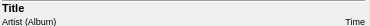
<?xml version="1.0" encoding="UTF-8"?>
<ui version="4.0">
 <class>PlaylistEntry</class>
 <widget class="QFrame" name="PlaylistEntry">
  <property name="geometry">
   <rect>
    <x>0</x>
    <y>0</y>
    <width>370</width>
    <height>26</height>
   </rect>
  </property>
  <property name="sizePolicy">
   <sizepolicy hsizetype="Preferred" vsizetype="Preferred">
    <horstretch>0</horstretch>
    <verstretch>0</verstretch>
   </sizepolicy>
  </property>
  <property name="minimumSize">
   <size>
    <width>0</width>
    <height>0</height>
   </size>
  </property>
  <property name="maximumSize">
   <size>
    <width>800</width>
    <height>500</height>
   </size>
  </property>
  <property name="windowTitle">
   <string>PlaylistEntry</string>
  </property>
  <property name="frameShape">
   <enum>QFrame::NoFrame</enum>
  </property>
  <property name="frameShadow">
   <enum>QFrame::Plain</enum>
  </property>
  <property name="lineWidth">
   <number>0</number>
  </property>
  <layout class="QGridLayout" name="gridLayout">
   <property name="leftMargin">
    <number>2</number>
   </property>
   <property name="topMargin">
    <number>0</number>
   </property>
   <property name="rightMargin">
    <number>5</number>
   </property>
   <property name="bottomMargin">
    <number>0</number>
   </property>
   <property name="horizontalSpacing">
    <number>2</number>
   </property>
   <property name="verticalSpacing">
    <number>1</number>
   </property>
   <item row="1" column="0" colspan="5">
    <widget class="QLabel" name="lab_title">
     <property name="minimumSize">
      <size>
       <width>20</width>
       <height>10</height>
      </size>
     </property>
     <property name="maximumSize">
      <size>
       <width>5000</width>
       <height>18</height>
      </size>
     </property>
     <property name="font">
      <font>
       <pointsize>8</pointsize>
       <weight>75</weight>
       <bold>true</bold>
      </font>
     </property>
     <property name="lineWidth">
      <number>0</number>
     </property>
     <property name="text">
      <string>Title</string>
     </property>
     <property name="alignment">
      <set>Qt::AlignBottom|Qt::AlignLeading|Qt::AlignLeft</set>
     </property>
     <property name="wordWrap">
      <bool>false</bool>
     </property>
    </widget>
   </item>
   <item row="2" column="0">
    <widget class="QLabel" name="lab_artist">
     <property name="sizePolicy">
      <sizepolicy hsizetype="Maximum" vsizetype="Preferred">
       <horstretch>0</horstretch>
       <verstretch>0</verstretch>
      </sizepolicy>
     </property>
     <property name="minimumSize">
      <size>
       <width>0</width>
       <height>0</height>
      </size>
     </property>
     <property name="maximumSize">
      <size>
       <width>16777215</width>
       <height>10</height>
      </size>
     </property>
     <property name="font">
      <font>
       <pointsize>7</pointsize>
      </font>
     </property>
     <property name="text">
      <string>Artist</string>
     </property>
    </widget>
   </item>
   <item row="2" column="1">
    <widget class="QLabel" name="lab_album">
     <property name="sizePolicy">
      <sizepolicy hsizetype="Maximum" vsizetype="Preferred">
       <horstretch>0</horstretch>
       <verstretch>0</verstretch>
      </sizepolicy>
     </property>
     <property name="minimumSize">
      <size>
       <width>0</width>
       <height>0</height>
      </size>
     </property>
     <property name="maximumSize">
      <size>
       <width>16777215</width>
       <height>10</height>
      </size>
     </property>
     <property name="font">
      <font>
       <pointsize>7</pointsize>
      </font>
     </property>
     <property name="text">
      <string>(Album)</string>
     </property>
    </widget>
   </item>
   <item row="2" column="2" colspan="2">
    <spacer name="horizontalSpacer">
     <property name="orientation">
      <enum>Qt::Horizontal</enum>
     </property>
     <property name="sizeType">
      <enum>QSizePolicy::MinimumExpanding</enum>
     </property>
     <property name="sizeHint" stdset="0">
      <size>
       <width>40</width>
       <height>10</height>
      </size>
     </property>
    </spacer>
   </item>
   <item row="2" column="4">
    <widget class="QLabel" name="lab_time">
     <property name="sizePolicy">
      <sizepolicy hsizetype="Maximum" vsizetype="Preferred">
       <horstretch>0</horstretch>
       <verstretch>0</verstretch>
      </sizepolicy>
     </property>
     <property name="minimumSize">
      <size>
       <width>0</width>
       <height>0</height>
      </size>
     </property>
     <property name="maximumSize">
      <size>
       <width>16777215</width>
       <height>10</height>
      </size>
     </property>
     <property name="font">
      <font>
       <pointsize>7</pointsize>
      </font>
     </property>
     <property name="text">
      <string>Time</string>
     </property>
     <property name="alignment">
      <set>Qt::AlignRight|Qt::AlignTrailing|Qt::AlignVCenter</set>
     </property>
    </widget>
   </item>
   <item row="0" column="0" colspan="5">
    <widget class="Line" name="line">
     <property name="orientation">
      <enum>Qt::Horizontal</enum>
     </property>
    </widget>
   </item>
  </layout>
 </widget>
 <resources/>
 <connections/>
</ui>
